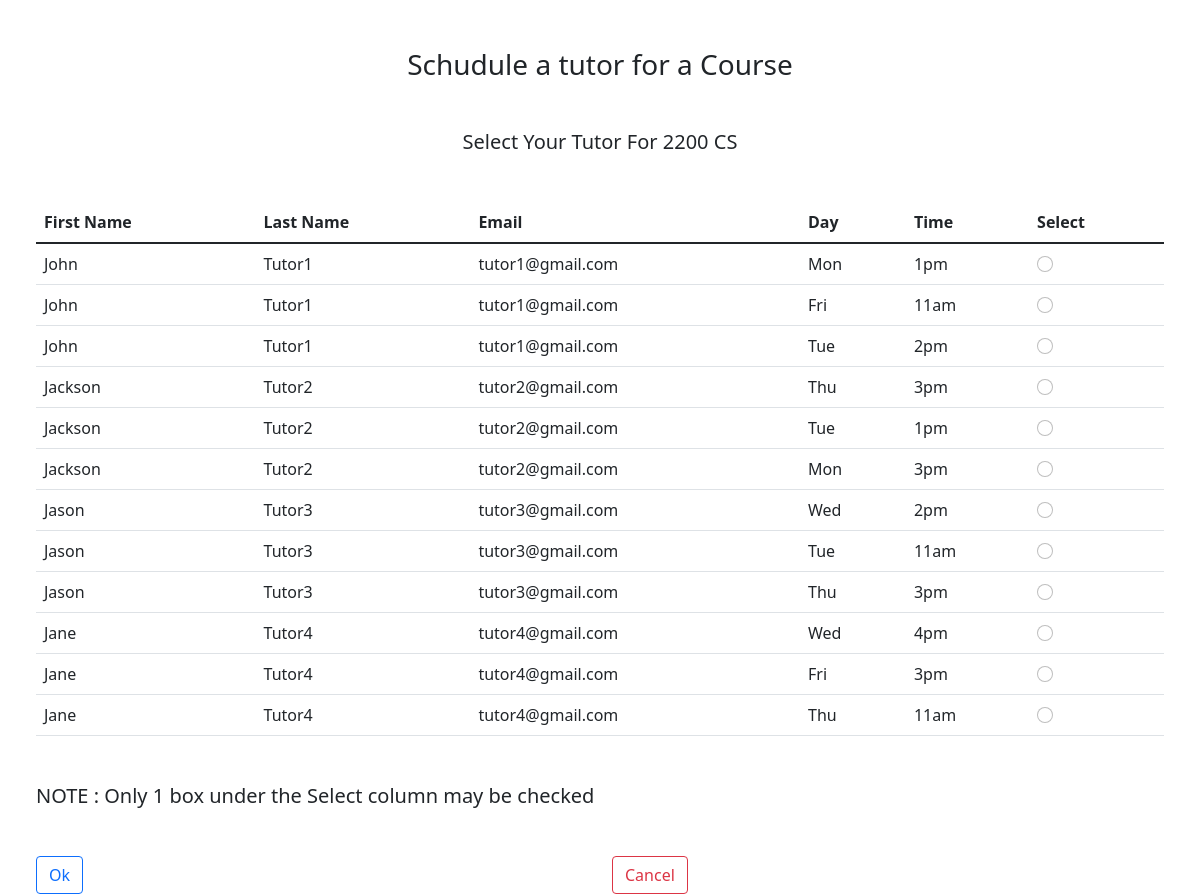
The app's page /mytutors/schudule_tutor.php?Course=2200 (signed in) with its own data.
### tables this page shows
CREATE TABLE `courses` (
  `Number` int(11) NOT NULL,
  `School` text NOT NULL
);

CREATE TABLE `availabilities` (
  `id` bigint(20) UNSIGNED NOT NULL,
  `day` varchar(255) NOT NULL,
  `time` varchar(255) NOT NULL,
  `Tutor` varchar(30) NOT NULL
);

CREATE TABLE `users` (
  `Username` varchar(30) NOT NULL,
  `Password` varchar(30) NOT NULL,
  `FirstName` varchar(50) NOT NULL,
  `LastName` varchar(50) NOT NULL,
  `Email` varchar(30) NOT NULL,
  `Phone` varchar(30) NOT NULL,
  `Position` varchar(30) NOT NULL,
  `GPA` decimal(5,1) NOT NULL,
  `Gradulate` tinyint(1) NOT NULL
);

### mytutors/schudule_tutor.php (the view, shortened to what this page needs)
<?php
$availabilities=[];
try {
    $DATABASE_HOST = 'localhost';
    $DATABASE_USER = 'root';
    $DATABASE_PASS = 'root';
    $DATABASE_NAME = 'mytutors';
    $con = new PDO("mysql:host=$DATABASE_HOST;dbname=$DATABASE_NAME", $DATABASE_USER, $DATABASE_PASS);
    $con->setAttribute(PDO::ATTR_ERRMODE, PDO::ERRMODE_EXCEPTION);
     $stmt = $con->prepare("select * from  `courses` Where Number=:Course");
     $stmt->bindParam(':Course', $Course);
     $Course = $_GET['Course'];
     $stmt->execute();
     $course_obj = $stmt->fetchAll(PDO::FETCH_ASSOC)[0];
     $stmt = $con->prepare("SELECT `Users`.`FirstName`,`Users`.`LastName`,`Users`.`Email`,`availabilities`.`id`, `availabilities`.`Day`,`availabilities`.`Time` FROM `availabilities` inner join `Users` on `Users`.`Username` = `availabilities`.`Tutor` inner join `GTA` on `availabilities`.`Tutor` = `GTA`.`Tutor` inner join `Courses` on `Courses`.`Number` = `GTA`.`Course` WHERE `Courses`.`Number` = :Course Order By `availabilities`.`Tutor`");
     $stmt->bindParam(':Course', $Course);
     $stmt->execute();
     $availabilities = $stmt->fetchAll(PDO::FETCH_ASSOC);
  } catch(PDOException $e) {
    echo "Database connection error: " . $e->getMessage();
  }
?>
<!DOCTYPE html>
<html lang="en">
<head>
    <link rel="stylesheet" href="https://cdn.jsdelivr.net/npm/bootstrap@5.1.3/dist/css/bootstrap.min.css">
</head>
<body>
<div class="row">
    <div class="col px-5 ">
        <h3 class="text-center mt-5">Schudule a tutor for a Course</h3>
        <form action="schedule_tutor_save.php" method="POST">
            <h5 class="my-5 text-center">Select Your Tutor For <?php echo $course_obj['Number'].' '.$course_obj['School'] ?></h5>
            <table class="table">
                <thead>
                    <tr>
                        <th scope="col">First Name</th>
                        <th scope="col">Last Name</th>
                        <th scope="col">Email</th>
                        <th scope="col">Day</th>
                        <th scope="col">Time</th>
                        <th scope="col">Select</th>
                    </tr>
                </thead>
                <tbody>
                    <?php foreach ($availabilities as $key => $tutor) {
                      ?>
                    <tr>
                        <td><?php echo $tutor['FirstName']; ?></td>
                        <td><?php echo $tutor['LastName']; ?></td>
                        <td><?php echo $tutor['Email']; ?></td>
                        <td><?php echo $tutor['Day']; ?></td>
                        <td><?php echo $tutor['Time']; ?></td>
                        <td>
                        <div>
                            <input class="form-check-input" type="radio" name="Tutor_schudule"value="<?php echo $tutor['id']; ?>" aria-label="...">
                        </div>
                        </td>
                    </tr>
                      <?php
                    }
                    ?>
                </tbody>
            </table>
        <h5 class="my-5">NOTE : Only 1 box under the Select column may be checked</h5>
            <div class="row">
                <div class="col">
                    <button type="submit"class="btn btn-outline-primary">Ok</button>
                </div>
                <div class="col">
                    <a href="home.php" class="btn btn-outline-danger">Cancel</a>
                </div>
            </div>
        </form>
    </div>
</div>
</body>
</html>

### records on screen
courses: Number "2200", School "CS"
availabilities: Tutor.FirstName "John", Tutor.LastName "Tutor1", Tutor.Email "tutor1@gmail.com", day "Mon", time "1pm"
availabilities: Tutor.FirstName "John", Tutor.LastName "Tutor1", Tutor.Email "tutor1@gmail.com", day "Fri", time "11am"
availabilities: Tutor.FirstName "John", Tutor.LastName "Tutor1", Tutor.Email "tutor1@gmail.com", day "Tue", time "2pm"
availabilities: Tutor.FirstName "Jackson", Tutor.LastName "Tutor2", Tutor.Email "tutor2@gmail.com", day "Thu", time "3pm"
availabilities: Tutor.FirstName "Jackson", Tutor.LastName "Tutor2", Tutor.Email "tutor2@gmail.com", day "Tue", time "1pm"
availabilities: Tutor.FirstName "Jackson", Tutor.LastName "Tutor2", Tutor.Email "tutor2@gmail.com", day "Mon", time "3pm"
availabilities: Tutor.FirstName "Jason", Tutor.LastName "Tutor3", Tutor.Email "tutor3@gmail.com", day "Wed", time "2pm"
availabilities: Tutor.FirstName "Jason", Tutor.LastName "Tutor3", Tutor.Email "tutor3@gmail.com", day "Tue", time "11am"
availabilities: Tutor.FirstName "Jason", Tutor.LastName "Tutor3", Tutor.Email "tutor3@gmail.com", day "Thu", time "3pm"
availabilities: Tutor.FirstName "Jane", Tutor.LastName "Tutor4", Tutor.Email "tutor4@gmail.com", day "Wed", time "4pm"
availabilities: Tutor.FirstName "Jane", Tutor.LastName "Tutor4", Tutor.Email "tutor4@gmail.com", day "Fri", time "3pm"
availabilities: Tutor.FirstName "Jane", Tutor.LastName "Tutor4", Tutor.Email "tutor4@gmail.com", day "Thu", time "11am"
